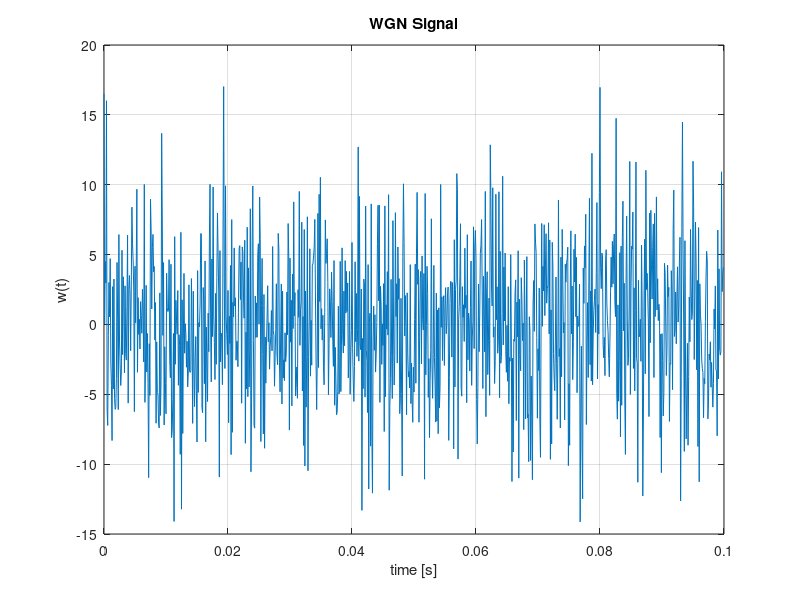

This chart was generated by the following MATLAB code: (Note: this script raises an error after producing the figure.)
close all
clear
clc

% constants definition
T = 2;
Fc = 10e3;
mu = 0;
sigma_sq = 25;

sigma = sqrt(sigma_sq);

N = T * Fc;

Dt = 1 / Fc;
t = 0 : Dt : T - Dt;

% generate WSN signal
w = mu + sigma * randn(1, N);

% plot first 100ms of the sample
T1 = 100e-3;
N1 = T1 * Fc;

figure
plot(t(1:N1), w(1:N1));
title("WGN Signal")
xlabel("time [s]")
ylabel("w(t)")
grid on

% compute mean, standard deviation and variance
mu_w = mean(w);
sig_w = std(w);
sig_sq_w = var(w);

disp("W(n) mean value is:            " + num2str(mu_w))
disp("W(n) standard deviation is:    " + num2str(sig_w))
disp("W(n) variance is:              " + num2str(sig_sq_w))

% create vector of edges for histogram
Nbins = 120;
Dedges = 8 * sigma / (Nbins+1);
% to create 120 bins there are needed 121 edges non symmetrical for the 0
% not to be an edge
edges = -4*sigma : Dedges : 4*sigma - Dedges;
% difine points at ceter of each bin
binc = -4*sigma + Dedges/2 : Dedges : 4*sigma - 3*Dedges/2;

% plot histogram
figure
histogram(w, edges, Normalization="pdf")
title("WSN Signal PDF")
grid on
hold on
plot(binc, normpdf(binc, mu, sigma), LineWidth=1.2)
legend("experimental", "theoretical")

% compute autocorrelation
Rw = xcorr(w);

% plot autocorrelation
T_R = 10e-3;
N_R = T_R * Fc;

t_R = -T_R : Dt : T_R - Dt;
figure
plot(t_R, Rw(floor(length(Rw)/2) - N_R+1 : floor(length(Rw)/2) + N_R))
title("Auto-correlation of w")
xlabel("time [t]")
ylabel("R_w(t)")
grid on

% filter
N_filter = 80;
h = firpm(N_filter, [0 0.05 0.1 1], [1 1 0 0]);
z = filter(h,1,w);

% plot comparison with filtered signal
figure
plot(t(N_filter/2+1:N1), w(N_filter/2+1:N1));
title("Comparison of w(t) and z(t)")
xlabel("time [s]")
ylabel("w(t),z(t)")
grid on
hold on
plot(t(N_filter/2+1:N1), z(N_filter/2+1:N1), LineWidth=2);
legend("w(t)", "z(t)")

% plot pdf after filtering
sigma_sq_z = sigma_sq * sum(abs(h).^2);
sigma_z = sqrt(sigma_sq_z);
Dedges_z = 8 * sigma_z / (Nbins+1);
edges_z = -4*sigma_z : Dedges_z : 4*sigma_z - Dedges_z;
binc_z = -4*sigma_z + Dedges_z/2 : Dedges_z : 4*sigma_z - 3*Dedges_z/2;

figure
histogram(z, edges_z, Normalization="pdf")
title("WSN Signal PDF after filtering")
grid on
hold on
plot(binc_z, normpdf(binc_z, mu, sigma_z), LineWidth=1.2)
legend("experimental", "theoretical")

% auto-correlation comparison
Rz = xcorr(z);

figure
plot(t_R, Rw(floor(length(Rw)/2) - N_R+1 : floor(length(Rw)/2) + N_R))
title("Comparison between Rw and Rz")
xlabel("time [t]")
ylabel("R_w(t),R_z(t)")
grid on
hold on
plot(t_R, Rz(floor(length(Rz)/2) - N_R+1 : floor(length(Rz)/2) + N_R), LineWidth=1.2)
legend("R_w(t)", "R_z(t)")

